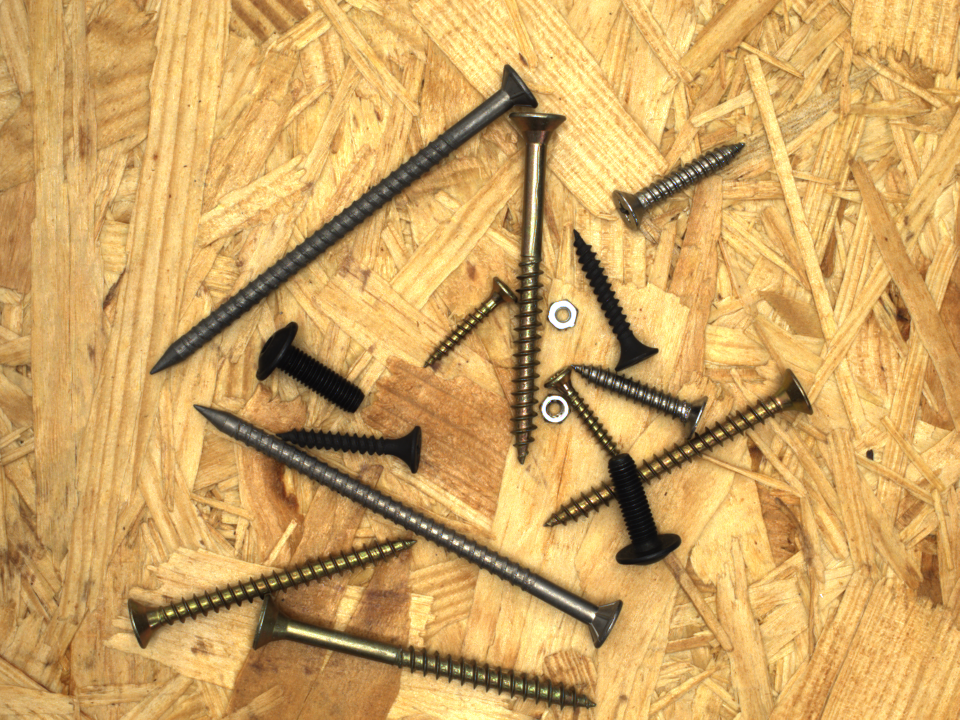
#> input picture Code/test_data/screws_006.png, 1920 x 1440 px (shown at 1/2 size)
$ jupyter execute algorithm_test_3.ipynb   (shell and % lines are left out)
#> lines starting #> are read from the running program, lines starting #| are printed output that depends on the picture; after the words box and inside, x2 and y2 are one past the last pixel; in counts of white or black regions, pixels touching at a corner belong together
[cell 1]
import matplotlib.pyplot as plt
import matplotlib.image as mpimg
import matplotlib.colors as clr
import numpy as np
import cv2 as cv

plt.rcParams['figure.figsize'] = [12, 8]
plt.rcParams['figure.dpi'] = 100

imge = cv.imread("../test_data/screws_006.png")
#> imge is the input picture: shape (1440, 1920, 3); mean B, G, R 98.1, 165.2, 207.6
imge = cv.cvtColor(imge, cv.COLOR_BGR2RGB)
imge = cv.resize(imge, (480, 360))
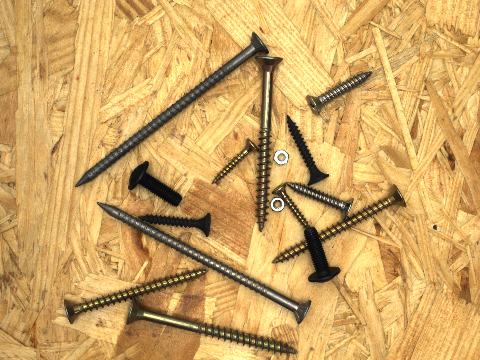
#> imge: shape (360, 480, 3); mean R, G, B 207.7, 165.4, 98.2

[cell 2]
kernel = np.ones((3,3),np.uint8)
gray = cv.cvtColor(imge, cv.COLOR_RGB2GRAY)
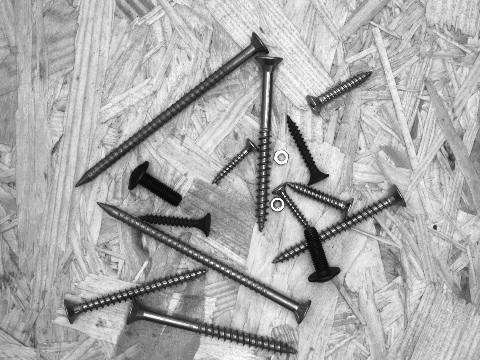
#> gray: shape (360, 480); min 8, max 255, mean 170.4

hsv = cv.cvtColor(imge, cv.COLOR_RGB2HSV)
#> hsv: shape (360, 480, 3); mean H, S, V 19.3, 132.1, 207.8
hsv = hsv[:,:,1]
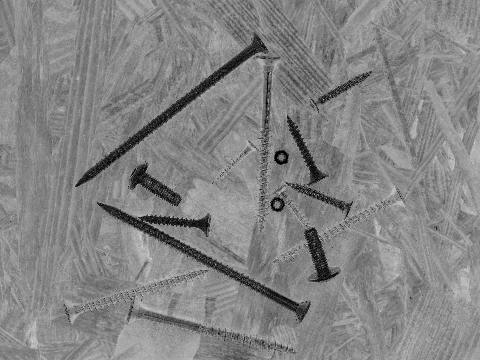
#> hsv: shape (360, 480); min 0, max 210, mean 132.1

fig, axs = plt.subplots(1,2)
axs[0].imshow(gray, cmap = 'gray')
axs[0].set_title('Original image')
axs[1].imshow(hsv, cmap = 'gray')
axs[1].set_title('Image after filtering w/ gaussian filter')
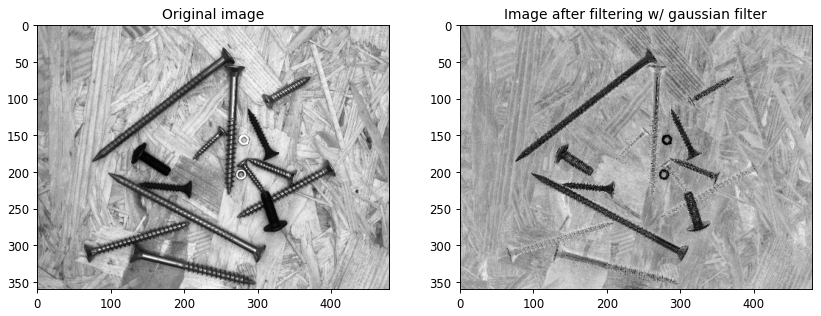
#> figure drawn by matplotlib, 2 panels

[cell 3]
dilation = cv.morphologyEx(hsv, cv.MORPH_OPEN, kernel)
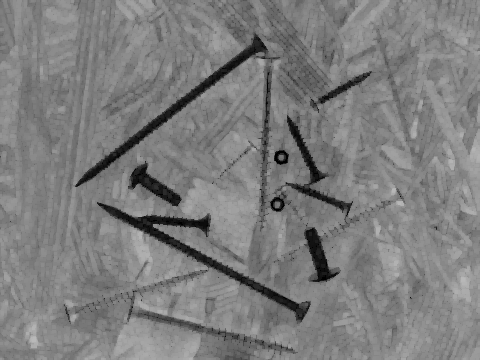
#> dilation: shape (360, 480); min 0, max 185, mean 125.2
fig, axs = plt.subplots(1,2)
axs[0].imshow(hsv, cmap = 'gray')
axs[0].set_title('Original image')
axs[1].imshow(dilation, cmap = 'gray')
axs[1].set_title('Dilated image')

[cell 4]
blur = cv.GaussianBlur(dilation, (3,3), 0)

gaus = cv.Canny(blur,250,255)
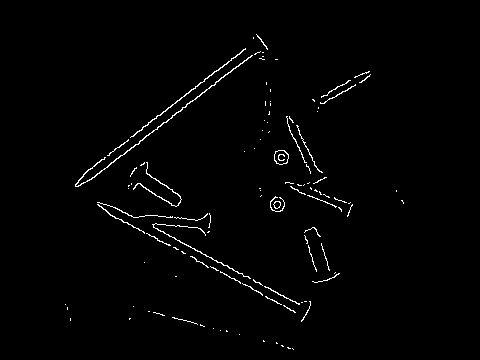
#> gaus: shape (360, 480); 1.4% white in thin lines or dots, all inside (x1, y1, x2, y2) = (65, 34, 404, 350)
gaus = cv.dilate(gaus, kernel, iterations = 1)
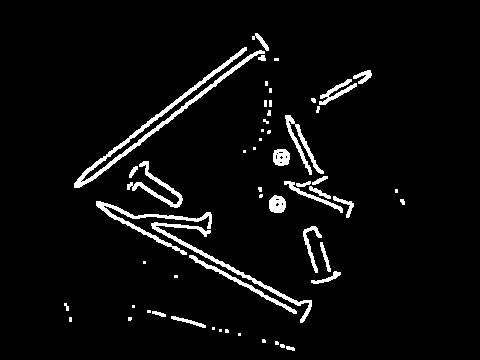
#> gaus: shape (360, 480); 4.7% white; 56 white regions (25 under 20 px), largest, box (x1, y1, x2, y2) and area: (74, 47, 265, 188) 1868, (151, 222, 312, 323) 1003, (96, 201, 212, 255) 870
gaus = cv.erode(gaus, kernel, iterations = 1)
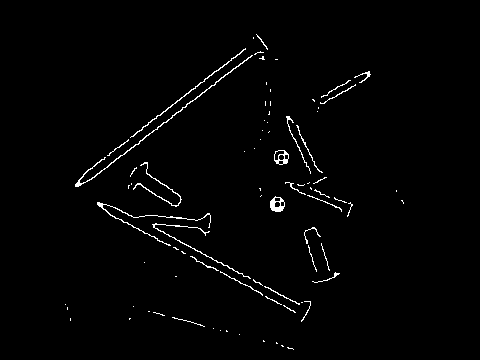
#> gaus: shape (360, 480); 1.5% white in thin lines or dots, all inside (x1, y1, x2, y2) = (65, 34, 404, 350)

fig, axs = plt.subplots(1,2)
axs[0].imshow(hsv, cmap = 'gray')
axs[0].set_title('Original image')
axs[1].imshow(gaus, cmap = 'gray')
axs[1].set_title('Image after filtering w/ gaussian filter')

[cell 5]
imcopy = imge.copy()

params = cv.SimpleBlobDetector_Params()

params.filterByColor = True
params.blobColor = 0

params.filterByArea = True
params.minArea = 50

params.filterByCircularity = True
params.minCircularity = 0.785
params.maxCircularity = 1.0

params.filterByConvexity = True
params.minConvexity = 0.4
params.maxConvexity = 1.0

params.filterByInertia = True
params.minInertiaRatio = 0.1

detector = cv.SimpleBlobDetector_create(params)

keypoints = detector.detect(gaus)
#> keypoints = 2 keypoints; (x, y, size): (281, 157, 14.4), (277, 204, 14.3)

im_with_keypoints = cv.drawKeypoints (imcopy, keypoints, np.array([]), (255,0,0), cv.DRAW_MATCHES_FLAGS_DRAW_RICH_KEYPOINTS)

print("Total number of objects:")
print(len(keypoints))
#| 2

fig, axs = plt.subplots(2,2)
axs[0,0].imshow(imge)
axs[0,0].set_title('Original image')
axs[0,1].imshow(gaus, cmap = 'gray')
axs[0,1].set_title('Grayscale image')
axs[1,0].imshow(gaus, cmap = 'gray')
axs[1,0].set_title('Blur + Morph + Threshold')
axs[1,1].imshow(im_with_keypoints)
axs[1,1].set_title('Image w/ Detected Hough Circles')

$ run again, with Code/test_data/screws_005.png copied over Code/test_data/screws_006.png
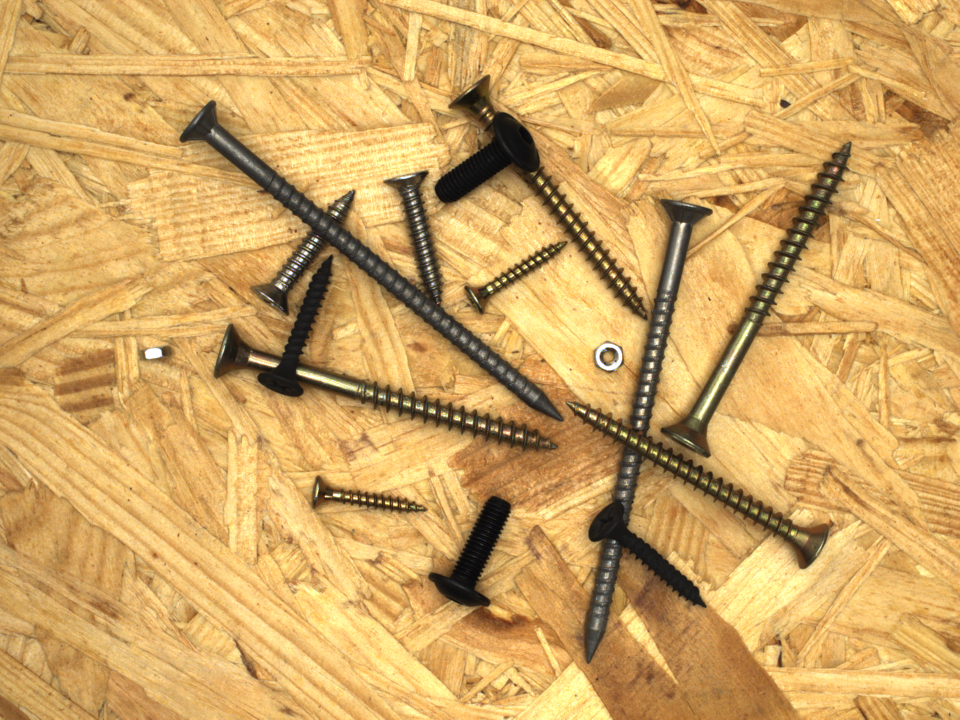
#> input picture Code/test_data/screws_005.png, 1920 x 1440 px (shown at 1/2 size)
#> imge is the input picture: shape (1440, 1920, 3); mean B, G, R 98.5, 166.2, 209
#> `dilation = cv.morphologyEx(hsv, cv.MORPH_OPEN, kernel)`:
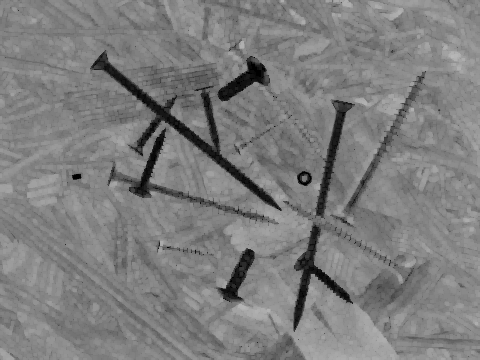
#> dilation: shape (360, 480); min 0, max 183, mean 125.6
#> `gaus = cv.erode(gaus, kernel, iterations = 1)`:
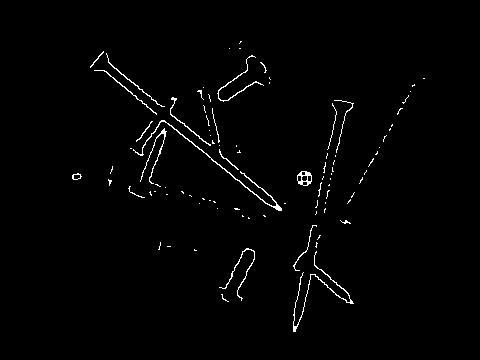
#> gaus: shape (360, 480); 1.4% white in thin lines or dots, all inside (x1, y1, x2, y2) = (72, 41, 425, 332)
#> keypoints = 1 keypoints; (x, y, size): (304, 178, 14.4)
#| 1

$ run again, with Code/test_data/screws_009.png copied over Code/test_data/screws_006.png
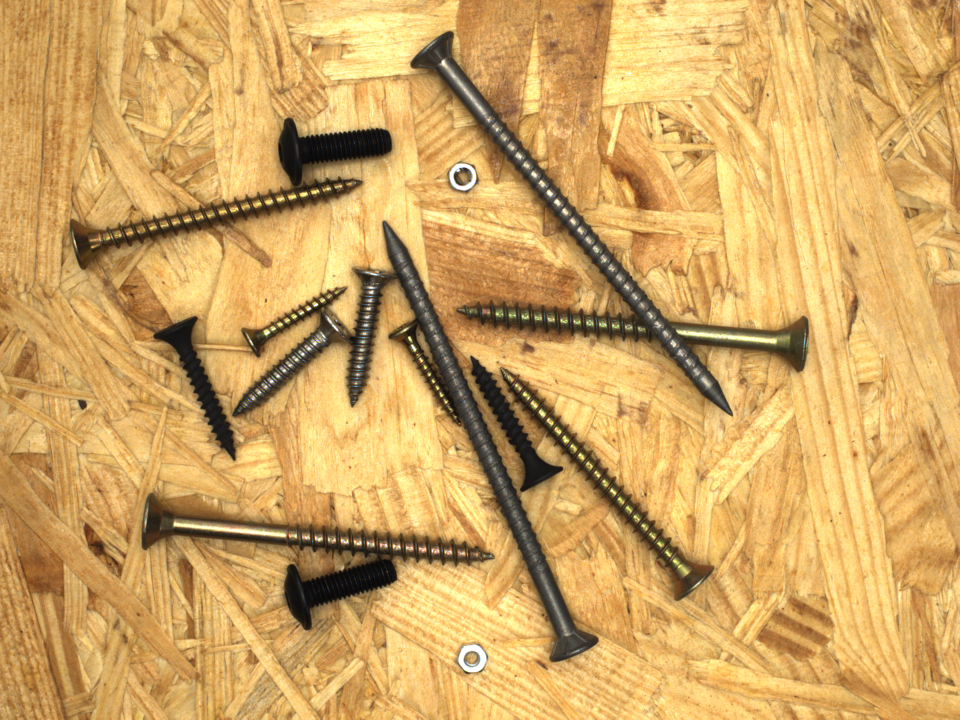
#> input picture Code/test_data/screws_009.png, 1920 x 1440 px (shown at 1/2 size)
#> imge is the input picture: shape (1440, 1920, 3); mean B, G, R 98.2, 165.4, 208
#> `dilation = cv.morphologyEx(hsv, cv.MORPH_OPEN, kernel)`:
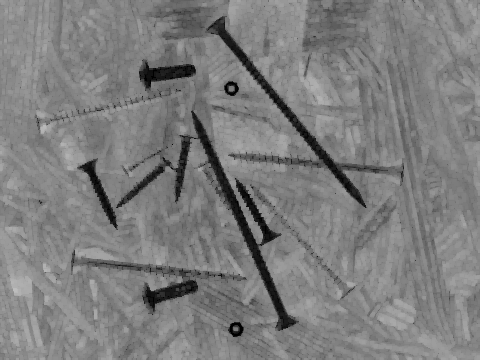
#> dilation: shape (360, 480); min 0, max 189, mean 125.2
#> `gaus = cv.erode(gaus, kernel, iterations = 1)`:
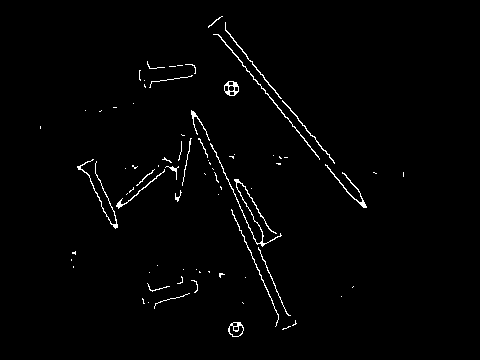
#> gaus: shape (360, 480); 1.4% white in thin lines or dots, all inside (x1, y1, x2, y2) = (40, 16, 404, 337)
#> keypoints = 2 keypoints; (x, y, size): (236, 329, 14.8), (231, 88, 14.4)
#| 2
